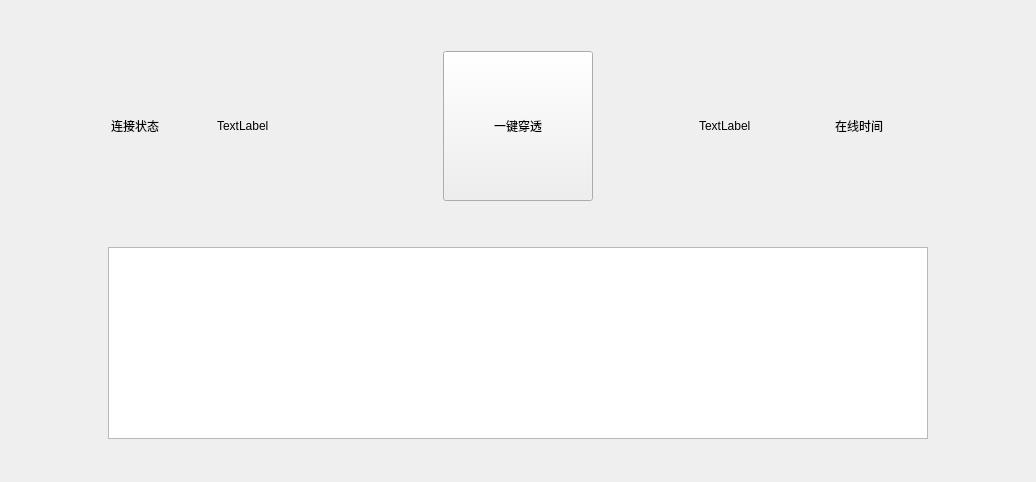
        <widget class="QWidget" name="net_page">
         <layout class="QVBoxLayout" name="verticalLayout_7">
          <item>
           <spacer name="verticalSpacer_8">
            <property name="orientation">
             <enum>Qt::Vertical</enum>
            </property>
            <property name="sizeType">
             <enum>QSizePolicy::Fixed</enum>
            </property>
            <property name="sizeHint" stdset="0">
             <size>
              <width>20</width>
              <height>40</height>
             </size>
            </property>
           </spacer>
          </item>
          <item>
           <layout class="QHBoxLayout" name="horizontalLayout_13">
            <item>
             <spacer name="horizontalSpacer_19">
              <property name="orientation">
               <enum>Qt::Horizontal</enum>
              </property>
              <property name="sizeType">
               <enum>QSizePolicy::Fixed</enum>
              </property>
              <property name="sizeHint" stdset="0">
               <size>
                <width>100</width>
                <height>20</height>
               </size>
              </property>
             </spacer>
            </item>
            <item>
             <widget class="QLabel" name="label_connstatus">
              <property name="sizePolicy">
               <sizepolicy hsizetype="Fixed" vsizetype="Preferred">
                <horstretch>0</horstretch>
                <verstretch>0</verstretch>
               </sizepolicy>
              </property>
              <property name="minimumSize">
               <size>
                <width>90</width>
                <height>0</height>
               </size>
              </property>
              <property name="maximumSize">
               <size>
                <width>90</width>
                <height>16777215</height>
               </size>
              </property>
              <property name="text">
               <string>连接状态</string>
              </property>
             </widget>
            </item>
            <item>
             <spacer name="horizontalSpacer_20">
              <property name="orientation">
               <enum>Qt::Horizontal</enum>
              </property>
              <property name="sizeType">
               <enum>QSizePolicy::Fixed</enum>
              </property>
              <property name="sizeHint" stdset="0">
               <size>
                <width>10</width>
                <height>20</height>
               </size>
              </property>
             </spacer>
            </item>
            <item>
             <widget class="QLabel" name="label_connstatustxt">
              <property name="sizePolicy">
               <sizepolicy hsizetype="Fixed" vsizetype="Preferred">
                <horstretch>0</horstretch>
                <verstretch>0</verstretch>
               </sizepolicy>
              </property>
              <property name="minimumSize">
               <size>
                <width>120</width>
                <height>0</height>
               </size>
              </property>
              <property name="maximumSize">
               <size>
                <width>120</width>
                <height>16777215</height>
               </size>
              </property>
              <property name="text">
               <string>TextLabel</string>
              </property>
             </widget>
            </item>
            <item>
             <spacer name="horizontalSpacer_21">
              <property name="orientation">
               <enum>Qt::Horizontal</enum>
              </property>
              <property name="sizeType">
               <enum>QSizePolicy::Expanding</enum>
              </property>
              <property name="sizeHint" stdset="0">
               <size>
                <width>100</width>
                <height>20</height>
               </size>
              </property>
             </spacer>
            </item>
            <item>
             <widget class="QPushButton" name="pushButton_netthrough">
              <property name="sizePolicy">
               <sizepolicy hsizetype="Fixed" vsizetype="Fixed">
                <horstretch>0</horstretch>
                <verstretch>0</verstretch>
               </sizepolicy>
              </property>
              <property name="minimumSize">
               <size>
                <width>150</width>
                <height>150</height>
               </size>
              </property>
              <property name="maximumSize">
               <size>
                <width>150</width>
                <height>150</height>
               </size>
              </property>
              <property name="text">
               <string>一键穿透</string>
              </property>
             </widget>
            </item>
            <item>
             <spacer name="horizontalSpacer_22">
              <property name="orientation">
               <enum>Qt::Horizontal</enum>
              </property>
              <property name="sizeType">
               <enum>QSizePolicy::Expanding</enum>
              </property>
              <property name="sizeHint" stdset="0">
               <size>
                <width>100</width>
                <height>20</height>
               </size>
              </property>
             </spacer>
            </item>
            <item>
             <widget class="QLabel" name="label_connnum">
              <property name="sizePolicy">
               <sizepolicy hsizetype="Fixed" vsizetype="Preferred">
                <horstretch>0</horstretch>
                <verstretch>0</verstretch>
               </sizepolicy>
              </property>
              <property name="minimumSize">
               <size>
                <width>120</width>
                <height>0</height>
               </size>
              </property>
              <property name="maximumSize">
               <size>
                <width>120</width>
                <height>16777215</height>
               </size>
              </property>
              <property name="text">
               <string>TextLabel</string>
              </property>
             </widget>
            </item>
            <item>
             <spacer name="horizontalSpacer_24">
              <property name="orientation">
               <enum>Qt::Horizontal</enum>
              </property>
              <property name="sizeType">
               <enum>QSizePolicy::Fixed</enum>
              </property>
              <property name="sizeHint" stdset="0">
               <size>
                <width>10</width>
                <height>20</height>
               </size>
              </property>
             </spacer>
            </item>
            <item>
             <widget class="QLabel" name="label_connstatus_2">
              <property name="sizePolicy">
               <sizepolicy hsizetype="Fixed" vsizetype="Preferred">
                <horstretch>0</horstretch>
                <verstretch>0</verstretch>
               </sizepolicy>
              </property>
              <property name="minimumSize">
               <size>
                <width>90</width>
                <height>0</height>
               </size>
              </property>
              <property name="maximumSize">
               <size>
                <width>90</width>
                <height>16777215</height>
               </size>
              </property>
              <property name="text">
               <string>在线时间</string>
              </property>
             </widget>
            </item>
            <item>
             <spacer name="horizontalSpacer_23">
              <property name="orientation">
               <enum>Qt::Horizontal</enum>
              </property>
              <property name="sizeType">
               <enum>QSizePolicy::Fixed</enum>
              </property>
              <property name="sizeHint" stdset="0">
               <size>
                <width>100</width>
                <height>20</height>
               </size>
              </property>
             </spacer>
            </item>
           </layout>
          </item>
          <item>
           <spacer name="verticalSpacer_9">
            <property name="orientation">
             <enum>Qt::Vertical</enum>
            </property>
            <property name="sizeType">
             <enum>QSizePolicy::Fixed</enum>
            </property>
            <property name="sizeHint" stdset="0">
             <size>
              <width>20</width>
              <height>40</height>
             </size>
            </property>
           </spacer>
          </item>
          <item>
           <layout class="QHBoxLayout" name="horizontalLayout_14">
            <item>
             <spacer name="horizontalSpacer_25">
              <property name="orientation">
               <enum>Qt::Horizontal</enum>
              </property>
              <property name="sizeType">
               <enum>QSizePolicy::Fixed</enum>
              </property>
              <property name="sizeHint" stdset="0">
               <size>
                <width>97</width>
                <height>17</height>
               </size>
              </property>
             </spacer>
            </item>
            <item>
             <widget class="QTextEdit" name="textEdit_2"/>
            </item>
            <item>
             <spacer name="horizontalSpacer_26">
              <property name="orientation">
               <enum>Qt::Horizontal</enum>
              </property>
              <property name="sizeType">
               <enum>QSizePolicy::Fixed</enum>
              </property>
              <property name="sizeHint" stdset="0">
               <size>
                <width>97</width>
                <height>17</height>
               </size>
              </property>
             </spacer>
            </item>
           </layout>
          </item>
          <item>
           <spacer name="verticalSpacer_10">
            <property name="orientation">
             <enum>Qt::Vertical</enum>
            </property>
            <property name="sizeType">
             <enum>QSizePolicy::Fixed</enum>
            </property>
            <property name="sizeHint" stdset="0">
             <size>
              <width>20</width>
              <height>32</height>
             </size>
            </property>
           </spacer>
          </item>
         </layout>
        </widget>
